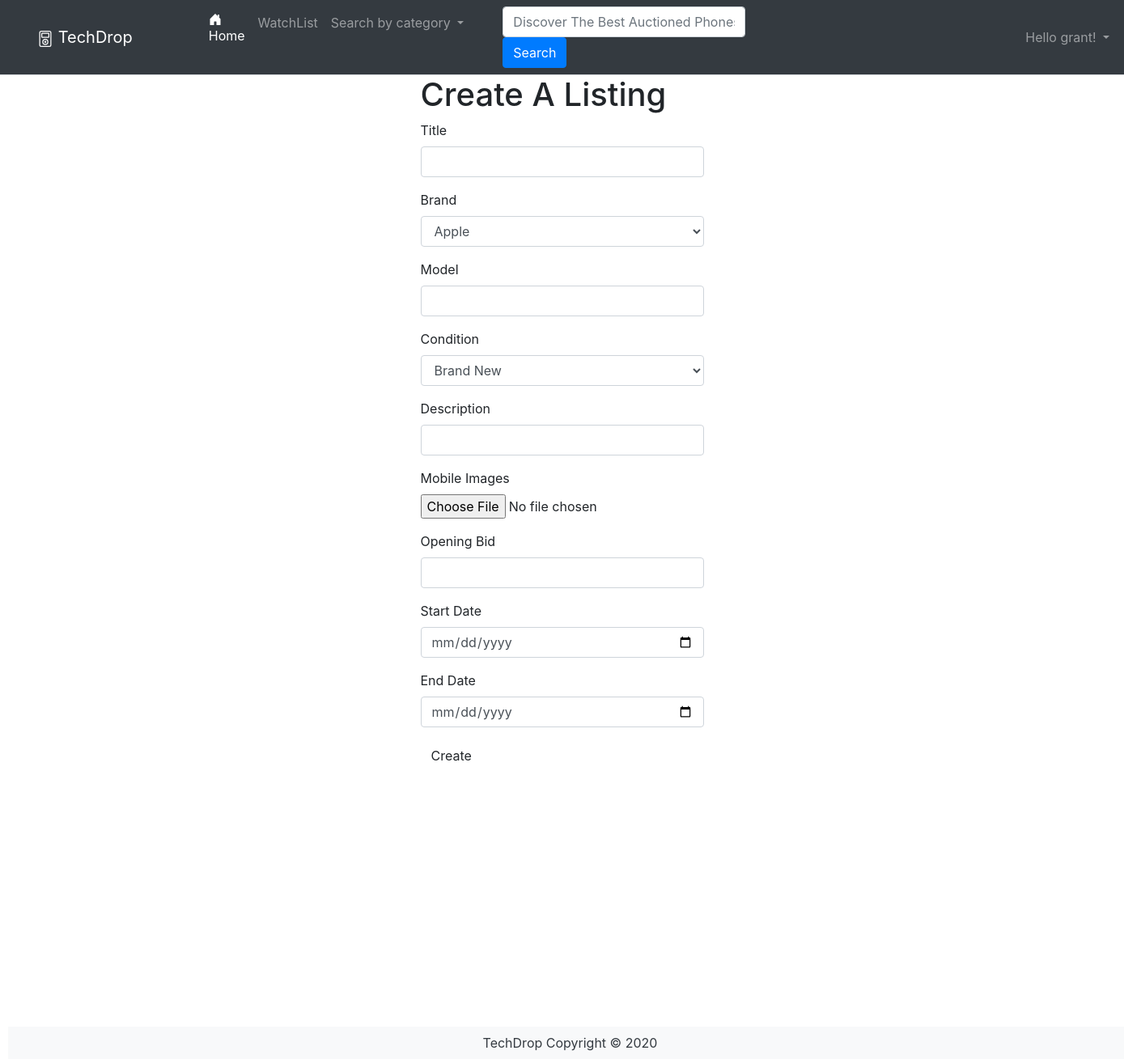
Page /auctions/create (signed in) on the earlier database version.
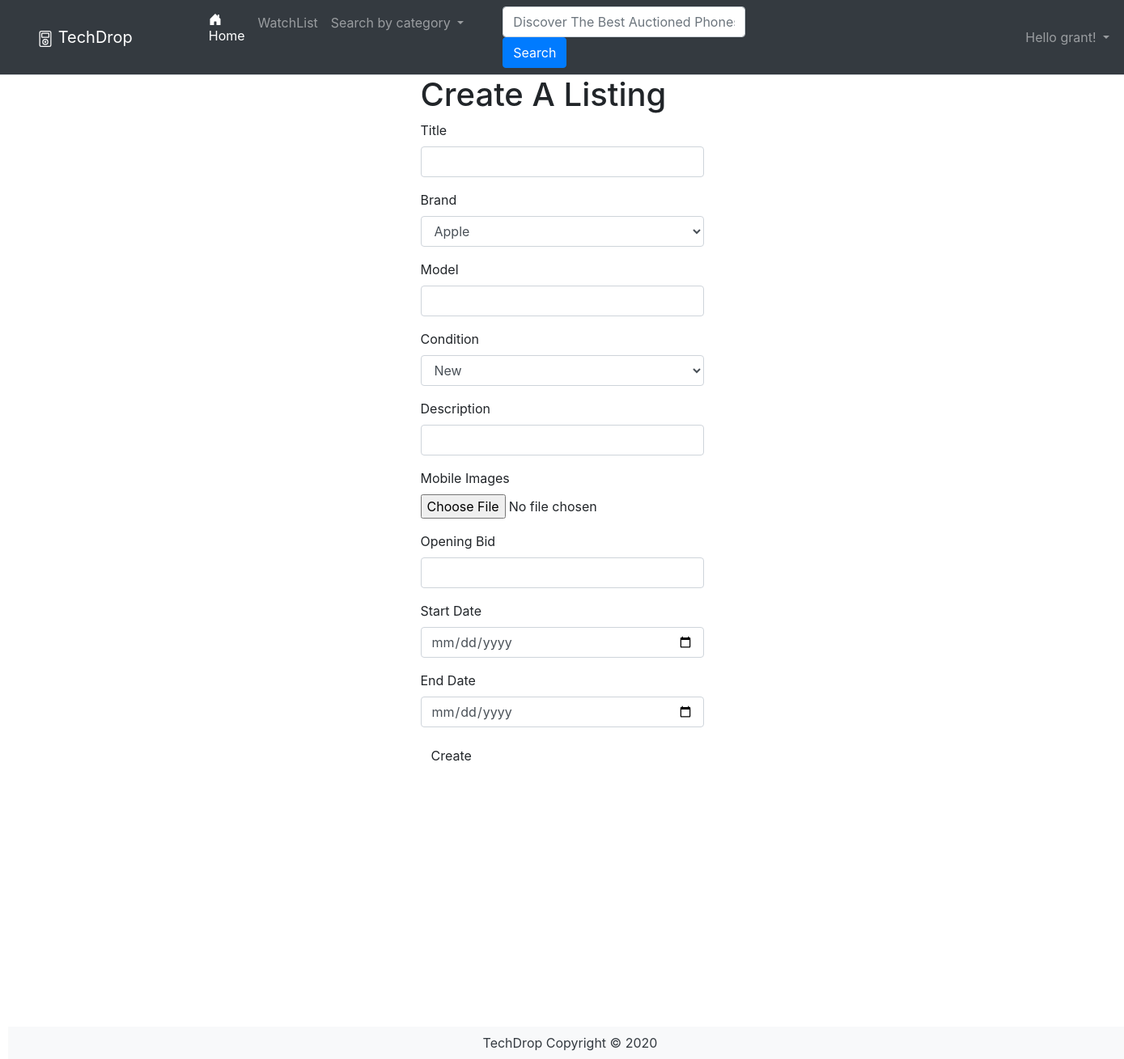
Same page on the later database version.
### PhoneApp/models.py (models this page shows, shortened)
class User(db.Model, UserMixin):
    __tablename__ = 'users'
    id = db.Column(db.Integer, primary_key=True)
    name = db.Column(db.String(100), index=True, unique=True, nullable=False)
    emailid = db.Column(db.String(100), index=True, nullable=False)
    password_hash = db.Column(db.String(255), nullable=False)
    auctions = db.relationship('Auctions', backref='user')
    reviews = db.relationship('Review', backref='user')
    bids = db.relationship('Bid', backref='user')
    watchlists = db.relationship('Watchlist', backref='user')

class Brand(db.Model):
    __tablename__ = 'brands'
    id = db.Column(db.Integer, primary_key=True)
    brand = db.Column(db.String(80))
    auctions = db.relationship('Auctions', backref='brand')

class Condition(db.Model):
    __tablename__ = 'condition'
    id = db.Column(db.Integer, primary_key=True)
    condition = db.Column(db.String(50))
    auctions = db.relationship('Auctions', backref='condition')

### PhoneApp/auctions.py (the view, shortened to what this page needs)
@bp.route('/create', methods=['GET', 'POST'])
@login_required
def create():
    print('Method type: ', request.method)
    create_form = AuctionsForm()
    return render_template('auctions/create.html', form=create_form)

### PhoneApp/forms.py (shortened to what this page needs)
class AuctionsForm(FlaskForm):
    title = StringField('Title', validators=[
        InputRequired('Title is required')])
    brand = QuerySelectField(
        query_factory=brand_query, allow_blank=False, get_label='brand')
    model = StringField('Model', validators=[
                        InputRequired('Model is required')])
    condition = QuerySelectField(
        query_factory=condition_query, allow_blank=False, get_label='condition')
    description = StringField('Description', validators=[InputRequired('Description is required'),
                                                         Length(min=10, max=300, message='Description is too short or too long')])
    image = FileField('Mobile Images', validators=[
        FileRequired(message='Please add an image'),
        FileAllowed(ALLOWED_FILE, message="Only supports valid filetypes")])
    open_bid = FloatField('Opening Bid', [validators.NumberRange(min=100)])
    start = DateField('Start Date', id='datepick')
    end = DateField('End Date', id='datepick')
    submit = SubmitField('Create')

### PhoneApp/forms.py (called while the page is built)
def condition_query():
    return Condition.query

def brand_query():
    return Brand.query

### PhoneApp/templates/Auctions/create.html (shortened to what this page needs)
{% extends "base.html" %}
{% import "bootstrap/wtf.html" as wtf %}
{% block content %}
<div class="container">
  <div class="row">
    <div class='col-md-4'></div>
    <div class='col-md-4'>
      <h1>Create A Listing</h1>
      {{ wtf.quick_form(form) }}
    </div>
  </div>
</div>
{% endblock %}

### PhoneApp/templates/base.html (shortened to what this page needs)
<html>
<head>
  <link rel="stylesheet" href="https://stackpath.bootstrapcdn.com/bootstrap/4.3.1/css/bootstrap.min.css"
>
</head>
<body>
  <header class="bg-light border-bottom">
    <nav class="navbar sticky-top navbar-expand-lg navbar-dark bg-dark">
      <a class="navbar-brand" href="/">
        TechDrop
      </a>
      <div class="navbar-buttons">
        <div class="collapse navbar-collapse" id="navbarNavDropdown">
          <ul class="navbar-nav">
            <li class="nav-item active">
              <a class="nav-link" href="/">  Home <span class="sr-only">(current)</span></a>
            </li>
            <li class="nav-item">
              <a class="nav-link"
              {% if current_user.is_authenticated %}
              href="{{url_for('watchlist.watchlist',id=current_user.id)}}"
              {% else %}
              href="{{url_for('watchlist.watchlist',id=1)}}"
              {% endif %}
              >WatchList</a>
            </li>
            <li class="nav-item dropdown">
              <a class="nav-link dropdown-toggle" href="#" id="navbarDropdownMenuLink" role="button"
                data-toggle="dropdown" aria-haspopup="true" aria-expanded="false">
                Search by category
              </a>
            </li>
            <form class="form-inline my-2 my-lg-0" id="searchbar" action="{{url_for('main.search')}}">
              <input class="form-control mr-sm-2" type="text" name="search"
                placeholder="Discover The Best Auctioned Phones" aria-label="Search" id="input">
              <button class="btn btn-primary my-2 my-sm-0" type="submit">Search</button>
            </form>
            <div class="collapse navbar-collapse" id="ProfileDropdown">
              <ul class="navbar-nav">
                <li class="nav-item dropdown">
                  {% if current_user.is_authenticated %}
                  <a class="nav-link dropdown-toggle" href="#" id="navbarDropdownMenuLink" role="button"
                    data-toggle="dropdown" aria-haspopup="true" aria-expanded="false">
                    Hello {{current_user.name}}!
                  </a>
                  {% endif %}
              </ul>
            </div>
        </div>
    </nav>
  </header>
  {% block content %}
  {% endblock %}
  <footer class="footer">
    <div class="text-center py-2 bg-light" style="position:relative; left: 10px; top:300px;">
      <span class="text-dark">TechDrop Copyright &copy; 2020</span>
    </div>
  </footer>
</body>
</html>

### PhoneApp/templates/base.html (style rules this page uses)
.navbar-buttons { margin-left: 70px; }
.navbar-brand { margin-left: 30px; }
#ProfileDropdown { margin-left: 330px; }
#searchbar { margin-left: 40px; }
#input { width: 300px; }

Differences in the rows shown:
changed Condition: condition "Brand New" → "New"
